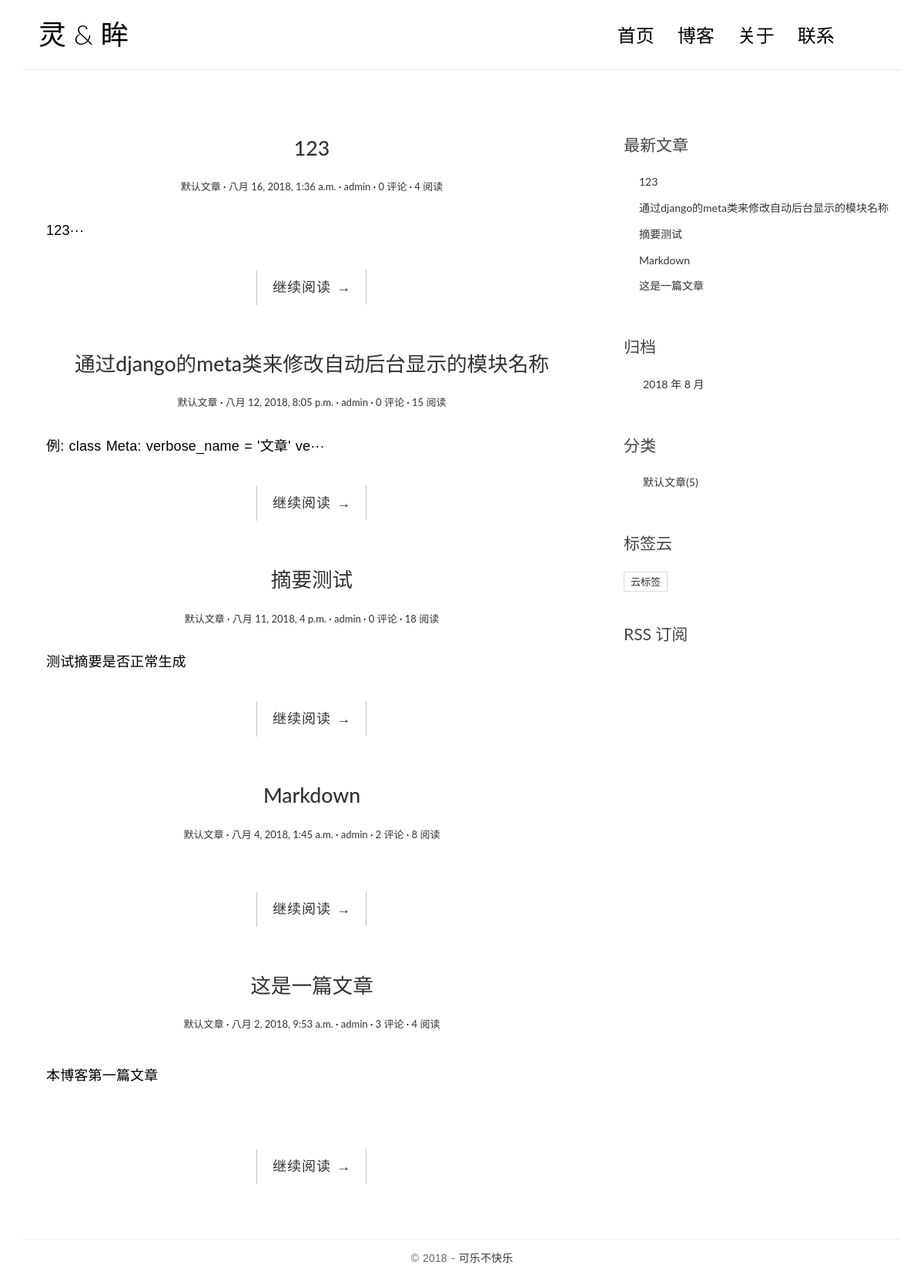
The page / on the database its author committed.
### blog/models.py (models this page shows, shortened)
class Post(models.Model):
	title=models.CharField('标题',max_length=70)
	body = models.TextField()
	created_time=models.DateTimeField('创建时间')
	modified_time=models.DateTimeField('修改时间')
	excerpt = models.CharField('摘要',max_length=200,blank=True)
	category = models.ForeignKey(Category,on_delete=models.SET_DEFAULT,default=1,verbose_name='分类')
	tags = models.ManyToManyField(Tag,blank=True,verbose_name='标签')
	author = models.ForeignKey(User,on_delete=models.SET_DEFAULT,default="admin",verbose_name='作者')
	views=models.PositiveIntegerField('阅读量',default=0)
	class Meta:
		ordering = ['-created_time']
		verbose_name = '文章'
		verbose_name_plural = '文章'

class Category(models.Model):
    name = models.CharField(max_length=100)
    class Meta:
    	verbose_name = '分类'
    	verbose_name_plural= '分类'

class Tag(models.Model):
	name = models.CharField(max_length=100)
	class Meta:
		verbose_name = '标签'
		verbose_name_plural = '标签'

### blog/views.py (the view, shortened to what this page needs)
# urls.py: path(r'',views.IndexView.as_view(),name='index'),
class IndexView(generic.ListView):
	model = Post
	template_name = 'blog/index.html'
	paginate_by=5
	def get_context_data(self,**kwargs):
		context = super().get_context_data(**kwargs)
		paginator = context.get('paginator')
		page = context.get('page_obj')
		is_paginated = context.get('is_paginated')
		pagination_data = self.pagination_data(paginator,page,is_paginated)
		context.update(pagination_data)
		return context
	def pagination_data(self,paginator,page,is_paginated):
		if not is_paginated:
			return {}

### blog/templatetags/blog_tags.py (called while the page is built)
@register.simple_tag
def get_recent_posts(num=5):
	return Post.objects.all().order_by('-created_time')[:num]

@register.simple_tag
def get_archives():
	return Post.objects.dates('created_time','month',order='DESC')

@register.simple_tag
def get_categories():
	return Category.objects.annotate(num_posts=Count('post')).filter(num_posts__gt=0)

@register.simple_tag
def get_tags():
	return Tag.objects.annotate(num_posts=Count('post')).filter(num_posts__gt=0)

### blog/templates/blog/index.html (shortened to what this page needs)
{% extends 'blog/base.html' %}
{% block main %}
{% for post in post_list %}
<article class="post post-{{ post.id }}">
    <header class="entry-header">
        <h1 class="entry-title">
            <a href="{% url 'blog:detail' post.id %}">{{post.title}}</a>
        </h1>
        <div class="entry-meta">
            <span class="post-category"><a href="#">{{ post.category.name }}</a></span>
            <span class="post-date"><a href="#"><time class="entry-date"
                                                      datetime="post.created_time">{{ post.created_time }}</time></a></span>
            <span class="post-author"><a href="#">{{ post.author }}</a></span>
            <span class="comments-link"><a href="#">{{post.comment_set.count}} 评论</a></span>
            <span class="views-count"><a href="#">{{ post.views }} 阅读</a></span>
        </div>
    </header>
    <div class="entry-content clearfix">
        <p>{{post.excerpt|safe}}</p>
        <div class="read-more cl-effect-14">
            <a href="{% url 'blog:detail' post.id %}" class="more-link">继续阅读 <span class="meta-nav">→</span></a>
        </div>
    </div>
</article>
{% empty %}
<div class="no-post">无文章</div>
{% endfor %}
{% endblock main %}

### blog/templates/blog/base.html (shortened to what this page needs)
{% load static %}
{% load blog_tags %}
<!DOCTYPE html>
<html>
<head>
    <link rel="stylesheet" href={% static 'blog/css/highlights/github.css' %}>
    <link rel="stylesheet" href={% static "blog/css/bootstrap.min.css" %}>
    <link rel="stylesheet" href="http://code.ionicframework.com/ionicons/2.0.1/css/ionicons.min.css">
    <link rel="stylesheet" href={% static "blog/css/pace.css" %}>
    <link rel="stylesheet" href={% static "blog/css/custom.css" %}>
</head>
<body>
<div class="container">
    <header id="site-header">
        <div class="row">
            <div class="col-md-4 col-sm-5 col-xs-8">
                <div class="logo">
                    <h1><a href="{% url 'blog:index' %}"><b>灵</b> &amp; 眸</a></h1>
                </div>
            </div>
            <div class="col-md-8 col-sm-7 col-xs-4">
                <nav class="main-nav" role="navigation">
                    <div class="collapse navbar-collapse" id="bs-example-navbar-collapse-1">
                        <ul class="nav navbar-nav navbar-right">
                            <li class="cl-effect-11"><a href="{% url 'blog:index' %}" data-hover="首页">首页</a></li>
                            <li class="cl-effect-11"><a href="#" data-hover="博客">博客</a></li>
                            <li class="cl-effect-11"><a href="#" data-hover="关于">关于</a></li>
                            <li class="cl-effect-11"><a href="#" data-hover="联系">联系</a></li>
                        </ul>
                    </div>
                </nav>
            </div>
        </div>
    </header>
</div>
<div class="content-body">
    <div class="container">
        <div class="row">
            <main class="col-md-8">
                {% block main %}
                {% endblock main %}
            </main>
            <aside class="col-md-4">
                <div class="widget widget-recent-posts">
                    <h3 class="widget-title">最新文章</h3>
                    {% get_recent_posts as recent_post_list %}
                    <ul>
                        {% for post in recent_post_list %}
                        <li>
                            <a href="{% url 'blog:detail' post.id %}">{{ post.title }}</a>
                        </li>
                        {% empty %}
                        暂无文章
                        {% endfor %}
                    </ul>
                </div>
                <div class="widget widget-archives">
                    <h3 class="widget-title">归档</h3>
                    {% get_archives as date_list%}
                    <ul>
                        {% for date in date_list%}
                        <li>
                            <a href="{% url 'blog:archives' date.year date.month %}">{{ date.year }} 年 {{ date.month }} 月</a>
                        </li>
                        {% empty %}
                        暂无归档
                        {% endfor %}
                    </ul>
                </div>
                <div class="widget widget-category">
                    <h3 class="widget-title">分类</h3>
                    {% get_categories as category_list %}
                    <ul>
                        {% for category in category_list %}
                        <li>
                            <a href="{% url 'blog:category' category.id%}">{{ category.name }}<span class="post-count">({{category.num_posts}})</span></a>
                        </li>
                        {% empty %}
                        暂无分类
                        {% endfor %}
                    </ul>
                </div>
                <div class="widget widget-tag-cloud">
                    <h3 class="widget-title">标签云</h3>
                    {% get_tags as tag_list %}
                    <ul>
                        {% for tag in tag_list %}
                        <li>
                            <a href="{% url 'blog:tag' tag.id %}">{{tag.name}}</a>
                        </li>
                        {% empty %}
                        暂无标签
                        {% endfor %}
                    </ul>
                </div>
                <div class="rss">
                    <a href="{% url 'blog:rss' %}"> RSS 订阅</a>
                </div>
            </aside>
        </div>
    </div>
</div>
<footer id="site-footer">
    <div class="container">
        <div class="row">
            <div class="col-md-12">
                <p class="copyright">&copy 2018 - <a href="{% url 'blog:index' %}" title="返回主页" target="_blank">可乐不快乐</a>
                </p>
            </div>
        </div>
    </div>
</footer>
</body>
</html>

### blog/static/blog/css/custom.css (style rules this page uses)
* { outline: none; }
h1, h2, h3, h4, h5, h6 { margin-top: 0; }
b { font-weight: 400; }
a { color: #333; }
body { color: #444; font-family: 'Lato', sans-serif; }
p { font-family: 'Ubuntu', sans-serif; font-weight: 400; word-spacing: 1px; letter-spacing: 0.01em; }
#site-header { background-color: #FFF; padding: 25px 20px; margin-bottom: 40px; border-bottom: 1px solid #e7e7e7; }
.logo h1 a { color: #000; }
.logo h1 { margin: 0; font-family: 'Lato', sans-serif; font-weight: 300; }
.main-nav { margin-top: 11px; max-width: 95%; }
.main-nav a { color: #000000 !important; padding: 0 0 5px 0 !important; margin-right: 30px; font-family: 'Lato', sans-serif; font-weight: 300; font-size: 24px; }
.cl-effect-11 a { padding: 10px 0; color: #0972b4; text-shadow: none; }
.cl-effect-11 a::before { position: absolute; top: 0; left: 0; overflow: hidden; padding: 0 0 5px 0 !important; max-width: 0; border-bottom: 1px solid #000; color: #000; content: attr(data-hover); white-space: nowrap; -webkit-transition: max-width 0.5s; -moz-transition: max-width 0.5s; transition: max-width 0.5s; }
.content-body { padding-bottom: 4em; }
.post { background: #fff; padding: 30px 30px 0; }
.entry-title { text-align: center; font-size: 1.9em; margin-bottom: 20px; line-height: 1.6; padding: 10px 20px 0; }
.entry-meta { text-align: center; color: #DDDDDD; font-size: 13px; margin-bottom: 30px; }
.entry-content { font-size: 18px; line-height: 1.9; font-weight: 300; color: #000; }
.post-category::after, .post-date::after, .post-author::after, .comments-link::after { content: ' ·'; color: #000; }
.read-more { font-family: 'Ubuntu', sans-serif; font-weight: 400; word-spacing: 1px; letter-spacing: 0.01em; text-align: center; margin-top: 20px; }
.cl-effect-14 a { padding: 0 20px; height: 45px; line-height: 45px; position: relative; display: inline-block; margin: 15px 25px; letter-spacing: 1px; font-weight: 400; text-shadow: 0 0 1px rgba(255, 255, 255, 0.3); }
.cl-effect-14 a::before, .cl-effect-14 a::after { position: absolute; width: 45px; height: 1px; background: #C3C3C3; content: ''; -webkit-transition: all 0.3s; -moz-transition: all 0.3s; transition: all 0.3s; pointer-events: none; }
.cl-effect-14 a::before { top: 0; left: 0; -webkit-transform: rotate(90deg); -moz-transform: rotate(90deg); transform: rotate(90deg); -webkit-transform-origin: 0 0; -moz-transform-origin: 0 0; transform-origin: 0 0; }
.cl-effect-14 a::after { right: 0; bottom: 0; -webkit-transform: rotate(90deg); -moz-transform: rotate(90deg); transform: rotate(90deg); -webkit-transform-origin: 100% 0; -moz-transform-origin: 100% 0; transform-origin: 100% 0; }
.widget { background: #fff; padding: 30px 0 0; }
.widget-title { font-size: 1.5em; margin-bottom: 20px; line-height: 1.6; padding: 10px 0 0; font-weight: 400; }
.widget-recent-posts ul { padding: 0; margin: 0; padding-left: 20px; }
.widget-recent-posts ul li { list-style-type: none; position: relative; line-height: 170%; margin-bottom: 10px; }
.widget-recent-posts ul li::before { content: '\f3d3'; font-family: "Ionicons"; position: absolute; left: -17px; top: 3px; font-size: 16px; color: #000; }
.widget-archives ul { padding: 0; margin: 0; padding-left: 25px; }
.widget-archives ul li { list-style-type: none; position: relative; line-height: 170%; margin-bottom: 10px; }
.widget-archives ul li::before { content: '\f3f3'; font-family: "Ionicons"; position: absolute; left: -25px; top: 1px; font-size: 16px; color: #000; }
.widget-category ul { padding: 0; margin: 0; padding-left: 25px; }
.widget-category ul li { list-style-type: none; position: relative; line-height: 170%; margin-bottom: 10px; }
.widget-category ul li::before { content: '\f3fe'; font-family: "Ionicons"; position: absolute; left: -25px; top: 1px; font-size: 18px; color: #000; }
.widget-tag-cloud ul { padding: 0; margin: 0; margin-right: -10px; }
.widget-tag-cloud ul li { list-style-type: none; font-size: 13px; display: inline-block; margin-right: 10px; margin-bottom: 10px; padding: 3px 8px; border: 1px solid #ddd; }
.rss { font-size: 21px; margin-top: 30px; }
.rss a { color: #444; }
#site-footer { padding-top: 10px; padding: 0 0 1.5em 0; }
.copyright { text-align: center; padding-top: 1em; margin: 0; border-top: 1px solid #eee; color: #666; }

### rows shown on the page
Post: title "123", category.name "默认文章", created_time "八月 16, 2018, 1:36 a.m.", author "admin", comment_set.count "0", views "4", excerpt "123···"
Post: title "通过django的meta类来修改自动后台显示的模块名称", category.name "默认文章", created_time "八月 12, 2018, 8:05 p.m.", author "admin", comment_set.count "0", views "15", excerpt "例: class Meta: verbose_name = '文章' ve···"
Post: title "摘要测试", category.name "默认文章", created_time "八月 11, 2018, 4 p.m.", author "admin", comment_set.count "0", views "18", excerpt "测试摘要是否正常生成"
Post: title "Markdown", category.name "默认文章", created_time "八月 4, 2018, 1:45 a.m.", author "admin", comment_set.count "2", views "8"
Post: title "这是一篇文章", category.name "默认文章", created_time "八月 2, 2018, 9:53 a.m.", author "admin", comment_set.count "3", views "4", excerpt "本博客第一篇文章"
Category: name "默认文章", num_posts "5"
Tag: name "云标签"

### other values the page prints
{{ date.year }} "2018"
{{ date.month }} "8"
